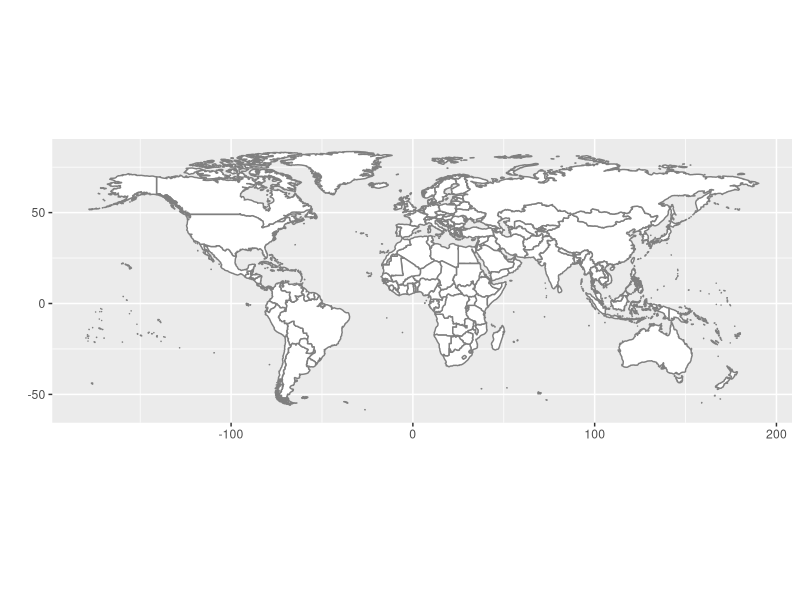
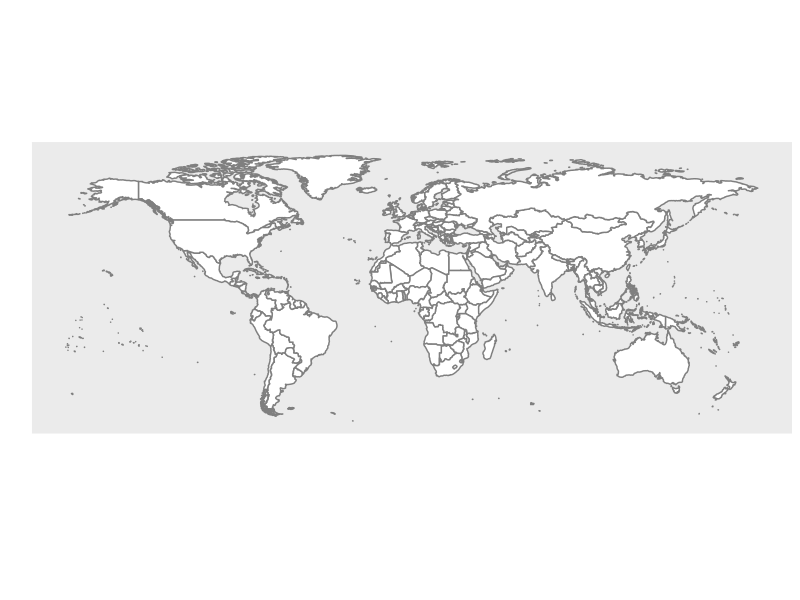
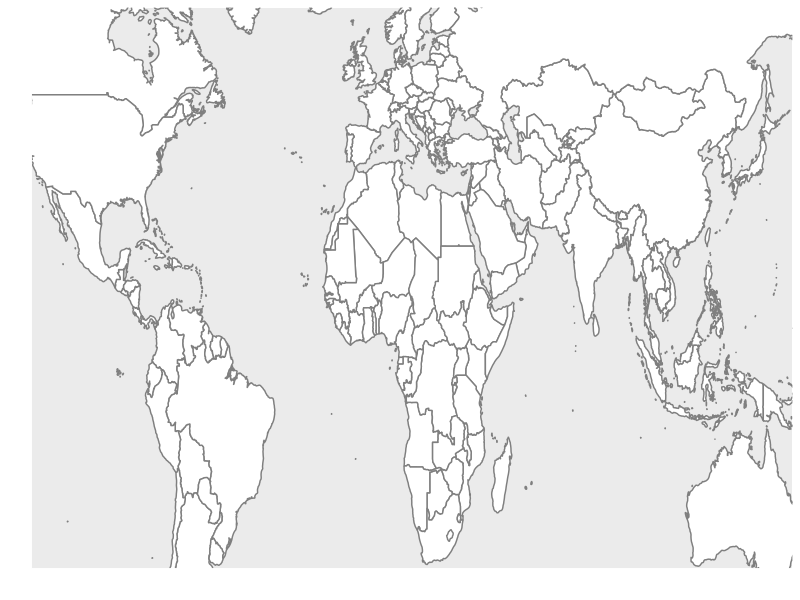
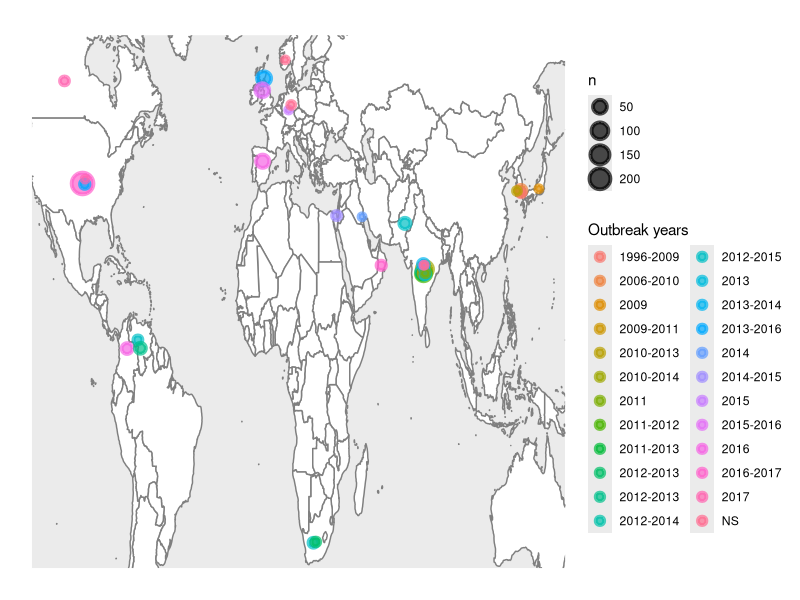
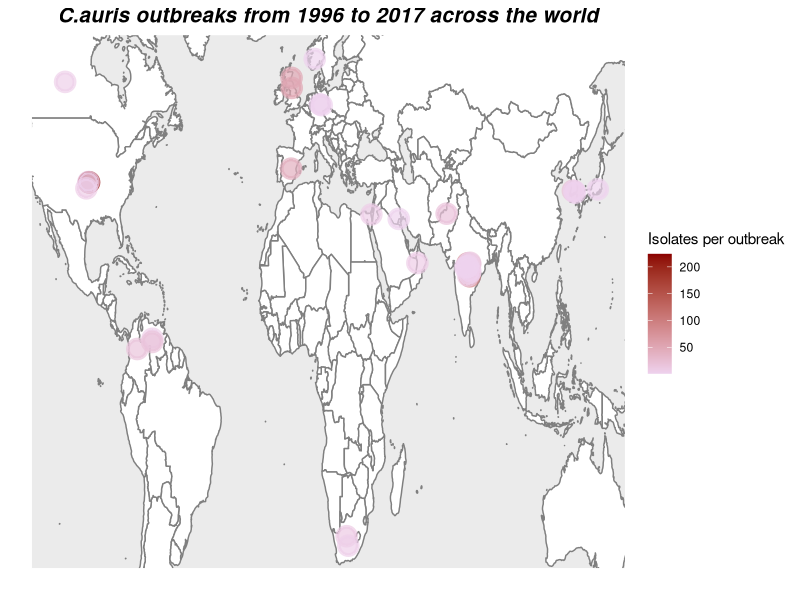
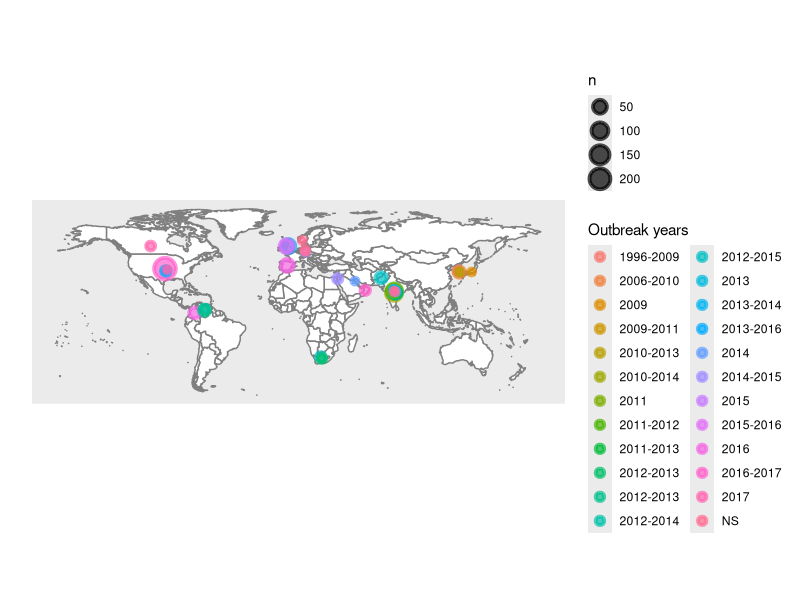
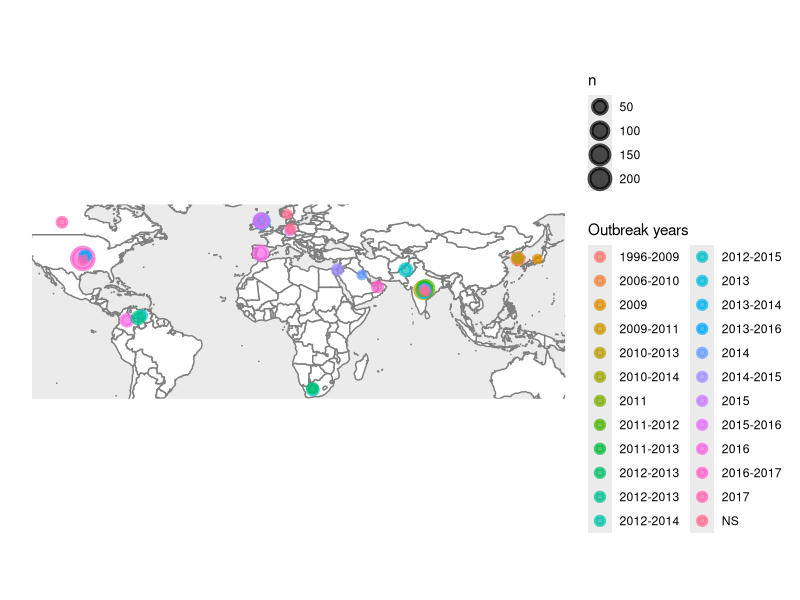

The R source for these figures, in order:
setwd("C:/Users/Farid/OneDrive/Documents/Biologie Master Bioinfo/Cours/Write a review")
library(ggplot2)
library(dplyr)
counlist=read.table(file='Countries.txt',header = T,sep='\t')
epi=paste(counlist$Country,counlist$Year,sep='_')
counlist$epi=epi
world_map <- map_data("world")
world_map %>% filter(region != "Antarctica")->world_map
world_map=fortify(world_map)

p <- ggplot() + coord_fixed() +
  xlab("") + ylab("")
base_world_messy <- p + geom_polygon(data=world_map, aes(x=long, y=lat, group=group), 
                                     colour="#7f7f7f", fill="white")
base_world_messy
cleanup <- 
  theme(panel.grid.major = element_blank(), panel.grid.minor = element_blank(), 
        axis.line = element_line(colour = "white"),
        axis.ticks=element_blank(), axis.text.x=element_blank(),
        axis.text.y=element_blank())
base_world=base_world_messy+cleanup
base_world
zoom=base_world+coord_cartesian(xlim=c(-110,139),ylim=c(-31, 60))
zoom
zoom+ggtitle('')+geom_jitter(data=counlist,position=position_jitter(width=1.2, height=1.2),aes(x=lon, y=lat, color=Year,size=n),alpha=0.7,stroke=2)+labs(colour='Outbreak years')+theme(plot.title = element_text(size = '15',face = 'bold.italic',hjust = 0.5))#+scale_size_continuous(range = c(5,13))


#Points with the same size but colors corresponding to the number of isolates for each outbreak:

zoom+ggtitle('C.auris outbreaks from 1996 to 2017 across the world')+geom_jitter(data=counlist,position=position_jitter(width=1.3, height=1.3),aes(x=lon, y=lat,color=n),size=5,stroke=2,alpha=0.7)+labs(colour='Isolates per outbreak')+theme(plot.title = element_text(size = '15',face = 'bold.italic',hjust = 0.5))+scale_colour_continuous(low="thistle2", high="darkred", guide="colorbar")

#Without zoom:
base_world+ggtitle('')+geom_jitter(data=counlist,position=position_jitter(width=1.1, height=1.1),aes(x=lon, y=lat, color=Year,size=n),alpha=0.7,stroke=2)+labs(colour='Outbreak years')+theme(plot.title = element_text(size = '15',face = 'bold.italic',hjust = 0.5))

#Cropped:
crop=base_world+coord_fixed(xlim=c(-110,139),ylim=c(-31, 60))
crop+ggtitle('')+geom_jitter(data=counlist,position=position_jitter(width=1.1, height=1.1),aes(x=lon, y=lat, color=Year,size=n),alpha=0.7,stroke=2)+labs(colour='Outbreak years')+theme(plot.title = element_text(size = '15',face = 'bold.italic',hjust = 0.5))


#un super commentaire avec une fautessss